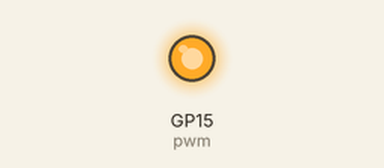
Bench run of a program on a simulated Raspberry Pi Pico running MicroPython. On the bench: output pins drawn as LEDs (lit = HIGH). At 0.0 s the program stops and its outputs stay as they are.

Above: at 0.1 s.
Timing chart, 0 to 1.5 s (numbered marks = the images above):
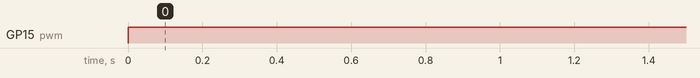

The program:

MagnetClass.py
```python
from machine import Pin, PWM
class Electromagnet:
    def __init__(self):
        self.pwm = PWM(Pin(15)) #Pin 15 from the Pico
        self.pwm.freq(8000) # pwm freq 8kHz
    #Start
    def start(self):
        duty = int(65535*1) #max duty, duty can be between 0 and 100% (0<duty<1)
        self.pwm.duty_u16(duty)
    def stop(self):
        self.pwm.duty_u16(0) #Min duty

magnet = Electromagnet()
magnet.start()

#magnet.stop()
```

Measured:
- by itself, GP15 (pwm): LOW → HIGH at 0.00 s
